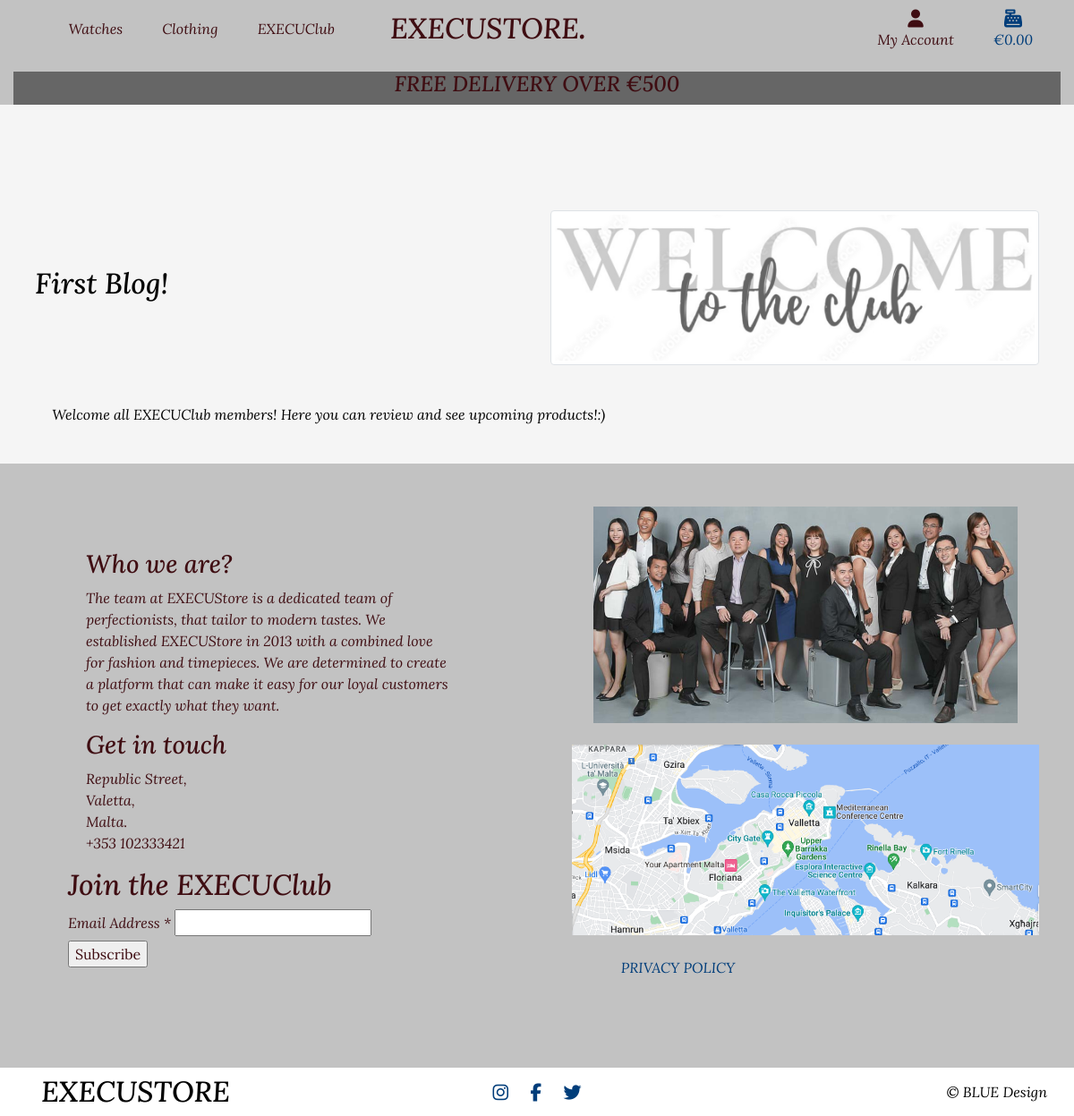
Page /blog/1/ on the committed database.
### blog/models.py (models this page shows, shortened)
class Blog(models.Model):
    blog_title = models.CharField(max_length=254, null=True, blank=True)
    blog_content = models.TextField()
    blog_id = models.CharField(max_length=254, null=True, blank=True)
    image_url = models.URLField(max_length=1024, null=True, blank=True)
    image = models.ImageField(null=True, blank=True)

### blog/views.py (the view)
# urls.py: path('<int:blog_id>/', views.blog_detail, name='blog_detail'),
def blog_detail(request, blog_id):
    blog = get_object_or_404(Blog, pk=blog_id)
    context = {
        'blog': blog,
    }
    return render(request, 'blog/blog_detail.html', context)

### bag/contexts.py (called while the page is built, shortened)
def bag_contents(request):
    bag_items = []
    total = 0
    product_count = 0
    bag = request.session.get('bag', {})
    if total < settings.FREE_DELIVERY_THRESHOLD:
        delivery = total * Decimal(settings.STANDARD_DELIVERY_PERCENTAGE / 100)
        free_delivery_delta = settings.FREE_DELIVERY_THRESHOLD - total
    else:
        delivery = 0
        free_delivery_delta = 0
    grand_total = delivery + total
    context = {
        'bag_items': bag_items,
        'total': total,
        'product_count': product_count,
        'delivery': delivery,
        'free_delivery_delta': free_delivery_delta,
        'free_delivery_threshold': settings.FREE_DELIVERY_THRESHOLD,
        'grand_total': grand_total,
    }
    return context

### blog/templates/blog/blog_detail.html (shortened to what this page needs)
{% extends "base.html" %}
{% load static %}
{% block page_header %}
    <div class="container header-container">
    </div>
{% endblock %}
{% block content %}
    <div class="container-fluid px-4 product-page">
        <div class="row blog-row">
            <div class=" col-12 col-md-6 my-auto">
                <h2>{{ blog.blog_title}}</h2>
            </div>
            <div class="col-12 col-md-6">
                <img src="{{ blog.image.url }}" alt="blog-img" class="img-thumbnail">
            </div>
        </div>
        <div class="row">
            <div class="col-12">
                <p class="blog-content">
                    {{ blog.blog_content }}
                </p>
            </div>
        </div>
    </div>
{% endblock %}

### static/css/base.css (style rules this page uses)
html { height: 100%; }
body { background: url('/media/homepage-image.jpg') no-repeat center center fixed; background-size: cover; color: #3F0D12; font-family: 'Lora'; font-style: italic; box-sizing: border-box; }
@media (min-width: 1200px) { .container { max-width: 80%; } }
@media (min-width: 992px) { .header-container { padding-top: 164px; } }
.product-page { color: black; padding-top: 3.5rem; padding-bottom: .5rem; }
.row { margin: 0; }
.blog-content { padding: 1.2rem; white-space: pre-line; }
.blog-row { padding-top: 15px; }

### rows in the picture
Blog: blog_title "First Blog!", image (picture), blog_content "Welcome all EXECUClub members! Here you can review and see upcoming products!:)"

### other values in the picture
{{ free_delivery_threshold }} "500"
